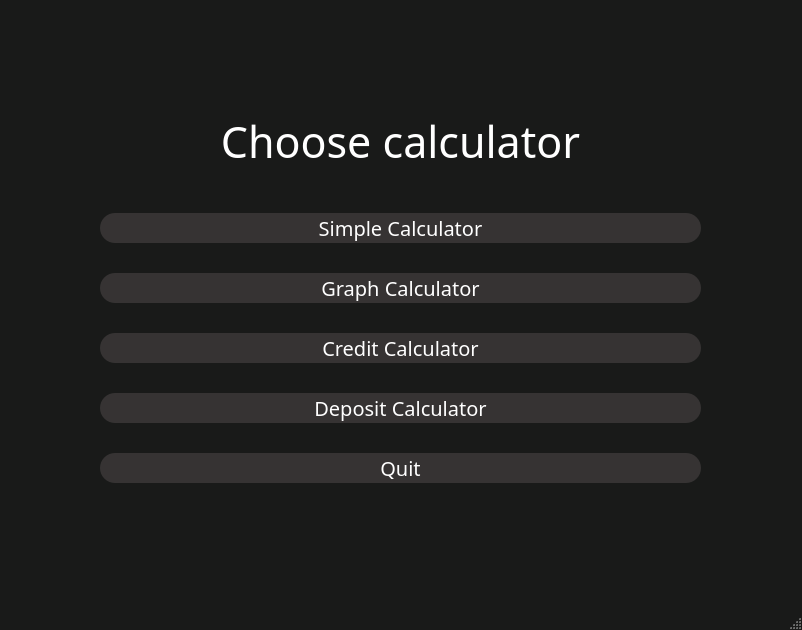
<?xml version="1.0" encoding="UTF-8"?>
<ui version="4.0">
 <class>MainView</class>
 <widget class="QMainWindow" name="MainView">
  <property name="windowModality">
   <enum>Qt::ApplicationModal</enum>
  </property>
  <property name="enabled">
   <bool>true</bool>
  </property>
  <property name="geometry">
   <rect>
    <x>0</x>
    <y>0</y>
    <width>802</width>
    <height>630</height>
   </rect>
  </property>
  <property name="sizePolicy">
   <sizepolicy hsizetype="Fixed" vsizetype="Minimum">
    <horstretch>0</horstretch>
    <verstretch>0</verstretch>
   </sizepolicy>
  </property>
  <property name="minimumSize">
   <size>
    <width>802</width>
    <height>630</height>
   </size>
  </property>
  <property name="maximumSize">
   <size>
    <width>802</width>
    <height>630</height>
   </size>
  </property>
  <property name="palette">
   <palette>
    <active>
     <colorrole role="Button">
      <brush brushstyle="SolidPattern">
       <color alpha="255">
        <red>25</red>
        <green>26</green>
        <blue>25</blue>
       </color>
      </brush>
     </colorrole>
     <colorrole role="Base">
      <brush brushstyle="SolidPattern">
       <color alpha="255">
        <red>25</red>
        <green>26</green>
        <blue>25</blue>
       </color>
      </brush>
     </colorrole>
     <colorrole role="Window">
      <brush brushstyle="SolidPattern">
       <color alpha="255">
        <red>25</red>
        <green>26</green>
        <blue>25</blue>
       </color>
      </brush>
     </colorrole>
    </active>
    <inactive>
     <colorrole role="Button">
      <brush brushstyle="SolidPattern">
       <color alpha="255">
        <red>25</red>
        <green>26</green>
        <blue>25</blue>
       </color>
      </brush>
     </colorrole>
     <colorrole role="Base">
      <brush brushstyle="SolidPattern">
       <color alpha="255">
        <red>25</red>
        <green>26</green>
        <blue>25</blue>
       </color>
      </brush>
     </colorrole>
     <colorrole role="Window">
      <brush brushstyle="SolidPattern">
       <color alpha="255">
        <red>25</red>
        <green>26</green>
        <blue>25</blue>
       </color>
      </brush>
     </colorrole>
    </inactive>
    <disabled>
     <colorrole role="Button">
      <brush brushstyle="SolidPattern">
       <color alpha="255">
        <red>25</red>
        <green>26</green>
        <blue>25</blue>
       </color>
      </brush>
     </colorrole>
     <colorrole role="Base">
      <brush brushstyle="SolidPattern">
       <color alpha="255">
        <red>25</red>
        <green>26</green>
        <blue>25</blue>
       </color>
      </brush>
     </colorrole>
     <colorrole role="Window">
      <brush brushstyle="SolidPattern">
       <color alpha="255">
        <red>25</red>
        <green>26</green>
        <blue>25</blue>
       </color>
      </brush>
     </colorrole>
    </disabled>
   </palette>
  </property>
  <property name="windowTitle">
   <string>MainWindow</string>
  </property>
  <property name="styleSheet">
   <string notr="true">QMainWindow {
	background-color: #191A19;
	border-color: #191A19;
}

QMenuBar {
	background-color: #191A19;
}

QStatusBar {
	background-color: #191A19;
}</string>
  </property>
  <widget class="QWidget" name="centralwidget">
   <property name="styleSheet">
    <string notr="true">QWidget {
	background-color: #191A19;
	color: white;
	font-family: 'Montserrat', sans-serif;
}
QPushButton {
	font:  20px;
	background-color: #363333;
	width: 40px;
	height: 30px;
	border-radius: 15px;
}
QPushButton::hover {
	background-color: #444444;
}

QPushButton::pressed {
	background-color: #282828;
}</string>
   </property>
   <widget class="QWidget" name="verticalLayoutWidget">
    <property name="geometry">
     <rect>
      <x>90</x>
      <y>90</y>
      <width>621</width>
      <height>403</height>
     </rect>
    </property>
    <layout class="QVBoxLayout" name="verticalLayout">
     <property name="spacing">
      <number>30</number>
     </property>
     <property name="leftMargin">
      <number>10</number>
     </property>
     <property name="topMargin">
      <number>10</number>
     </property>
     <property name="rightMargin">
      <number>10</number>
     </property>
     <property name="bottomMargin">
      <number>10</number>
     </property>
     <item>
      <widget class="QLabel" name="mainLabel">
       <property name="font">
        <font>
         <family>Montserrat</family>
         <pointsize>32</pointsize>
        </font>
       </property>
       <property name="layoutDirection">
        <enum>Qt::LeftToRight</enum>
       </property>
       <property name="autoFillBackground">
        <bool>false</bool>
       </property>
       <property name="text">
        <string>Choose calculator</string>
       </property>
       <property name="alignment">
        <set>Qt::AlignCenter</set>
       </property>
      </widget>
     </item>
     <item>
      <widget class="QPushButton" name="simpleCalcBtn">
       <property name="font">
        <font>
         <family>Montserrat</family>
         <pointsize>-1</pointsize>
         <italic>false</italic>
         <bold>false</bold>
        </font>
       </property>
       <property name="text">
        <string>Simple Calculator</string>
       </property>
      </widget>
     </item>
     <item>
      <widget class="QPushButton" name="graphCalcBtn">
       <property name="font">
        <font>
         <family>Montserrat</family>
         <pointsize>-1</pointsize>
         <italic>false</italic>
         <bold>false</bold>
        </font>
       </property>
       <property name="text">
        <string>Graph Calculator</string>
       </property>
      </widget>
     </item>
     <item>
      <widget class="QPushButton" name="creditCalcBtn">
       <property name="font">
        <font>
         <family>Montserrat</family>
         <pointsize>-1</pointsize>
         <italic>false</italic>
         <bold>false</bold>
        </font>
       </property>
       <property name="text">
        <string>Credit Calculator</string>
       </property>
      </widget>
     </item>
     <item>
      <widget class="QPushButton" name="depositCalcBtn">
       <property name="font">
        <font>
         <family>Montserrat</family>
         <pointsize>-1</pointsize>
         <italic>false</italic>
         <bold>false</bold>
        </font>
       </property>
       <property name="text">
        <string>Deposit Calculator</string>
       </property>
      </widget>
     </item>
     <item>
      <widget class="QPushButton" name="quitBtn">
       <property name="font">
        <font>
         <family>Montserrat</family>
         <pointsize>-1</pointsize>
         <italic>false</italic>
         <bold>false</bold>
        </font>
       </property>
       <property name="text">
        <string>Quit</string>
       </property>
      </widget>
     </item>
    </layout>
   </widget>
  </widget>
  <widget class="QMenuBar" name="menubar">
   <property name="geometry">
    <rect>
     <x>0</x>
     <y>0</y>
     <width>802</width>
     <height>22</height>
    </rect>
   </property>
  </widget>
  <widget class="QStatusBar" name="statusbar"/>
 </widget>
 <resources/>
 <connections/>
</ui>
